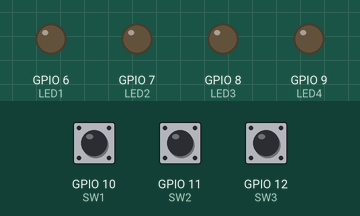
The program below on a simulated ESP32 board running MicroPython. Parts: output pins drawn as LEDs (lit = HIGH). The inputs (shaded band) are chosen by the test bench; at power-on: GPIO 10 (SW1) LOW, GPIO 11 (SW2) LOW, GPIO 12 (SW3) LOW.

Above: at 1.2 s.
1.3 s: GPIO 10 (SW1) pulled HIGH for 0.15 s
At 1.37 s:
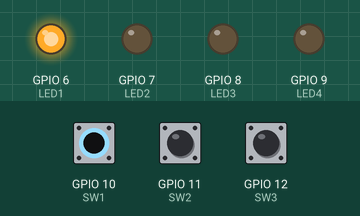
2.9 s: GPIO 11 (SW2) pulled HIGH for 0.15 s
At 2.97 s:
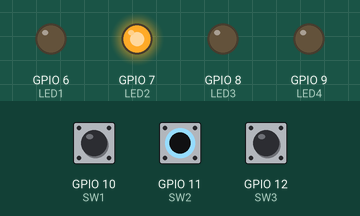
4.5 s: GPIO 12 (SW3) pulled HIGH for 0.15 s
At 4.57 s:
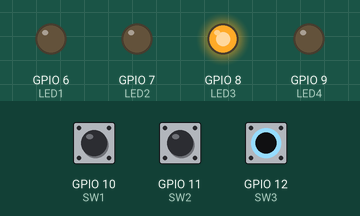
6.1 s: GPIO 12 (SW3) pulled HIGH for 3.2 s
At 10.5 s:
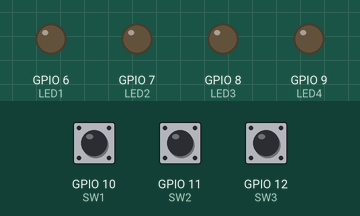
10.8 s: GPIO 10 (SW1) pulled HIGH for 3.2 s
At 11.7 s:
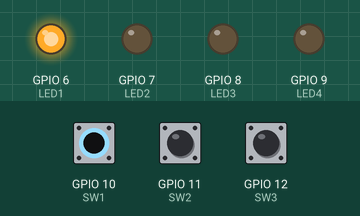
15.5 s: GPIO 10 (SW1) driven HIGH and GPIO 11 (SW2) driven HIGH
At 16.5 s:
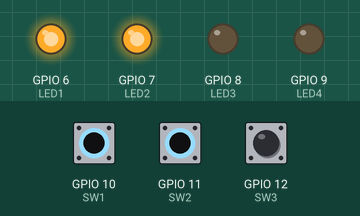
Timing chart, 0 to 18.0 s (numbered marks = the images above; inputs shaded):
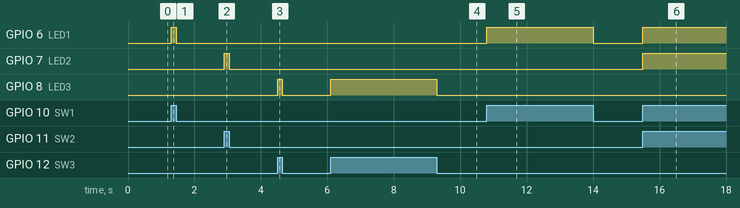

The program:

LED_Test.py
```python
# Import required modules
import time           # For delays and timing
from machine import Pin
import json

# Set up LEDs on GPIO 6, 7, 8, 9
leds = {
    "LED1" : Pin(6, Pin.OUT),
    "LED2" : Pin(7, Pin.OUT),
    "LED3" : Pin(8, Pin.OUT),
    "LED4" : Pin(9, Pin.OUT),
}

# Set up Buttons on GPIO 10, 11 ,12
sitches = {
   "SW1" : Pin(10, Pin.IN, Pin.PULL_DOWN),
   "SW2" : Pin(11, Pin.IN, Pin.PULL_DOWN),
   "SW3" : Pin(12, Pin.IN, Pin.PULL_DOWN),
}


def SW1Changed(SW):
    leds["LED1"].value(SW.value())

def SW2Changed(SW):
    leds["LED2"].value(SW.value())

def SW3Changed(SW):
    leds["LED3"].value(SW.value())


#Setup button to activate IRQ handeling on input change
sitches["SW1"].irq(  trigger=Pin.IRQ_FALLING | Pin.IRQ_RISING ,
                handler=SW1Changed )

sitches["SW2"].irq(  trigger=Pin.IRQ_FALLING | Pin.IRQ_RISING ,
                handler=SW2Changed )

sitches["SW3"].irq(  trigger=Pin.IRQ_FALLING | Pin.IRQ_RISING ,
                handler=SW3Changed )

while(True):
     time.sleep(1)
```

Measured:
- after the input at 1.3 s, GPIO 6 (LED1): LOW → HIGH at once, → LOW 0.15 s later
- after the input at 2.9 s, GPIO 7 (LED2): LOW → HIGH at once, → LOW 0.15 s later
- after the input at 4.5 s, GPIO 8 (LED3): LOW → HIGH at once, → LOW 0.15 s later
- after the input at 6.1 s, GPIO 8 (LED3): LOW → HIGH at once, → LOW 3.2 s later
- after the input at 10.8 s, GPIO 6 (LED1): LOW → HIGH at once, → LOW 3.2 s later
- after the input at 15.5 s, GPIO 6 (LED1), GPIO 7 (LED2): LOW → HIGH at once
